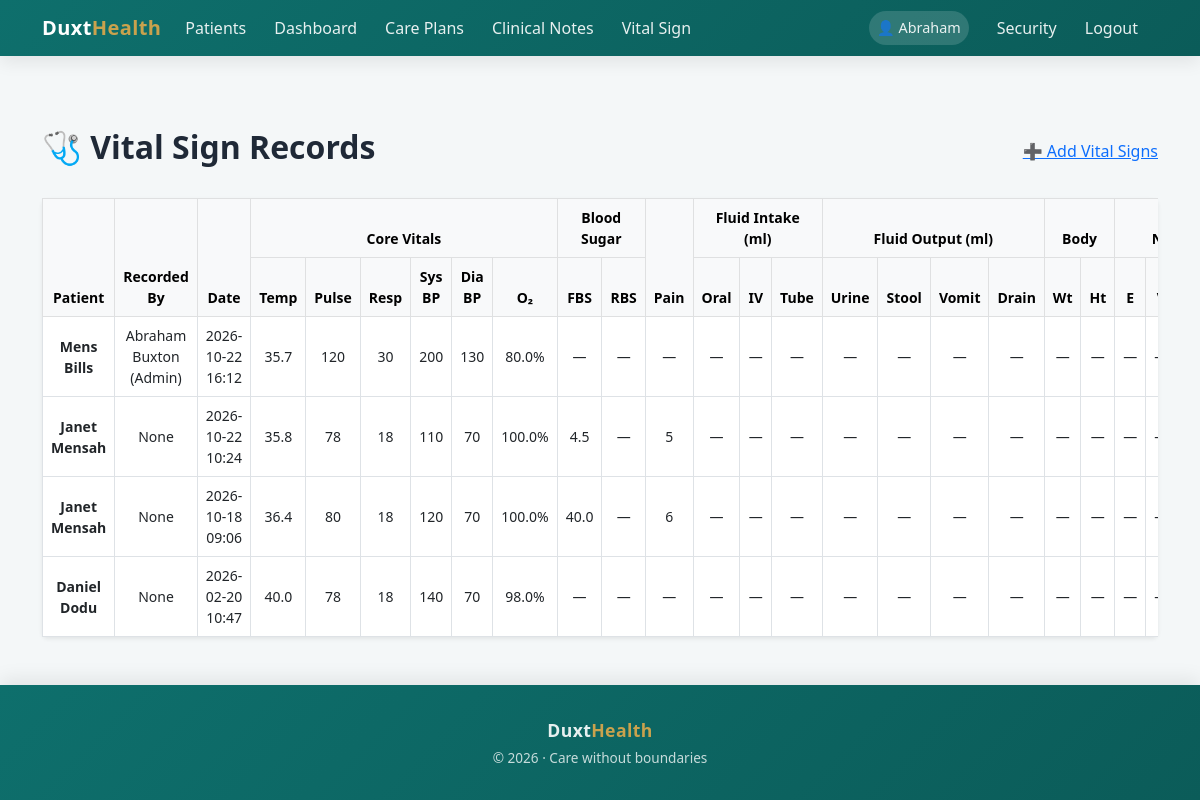
The page /vitalsigns/ (signed in) on the database its author committed.
### homecare/models.py (models this page shows, shortened)
class VitalSignRecord(models.Model):
    patient = models.ForeignKey(
        Patient,
        on_delete=models.CASCADE,
        related_name="vital_signs"
    )
    care_plan = models.ForeignKey(
        CarePlan,
        on_delete=models.SET_NULL,
        null=True,
        blank=True,
        related_name="vital_signs"
    )
    visit = models.ForeignKey(
        VisitSchedule,
        on_delete=models.SET_NULL,
        null=True,
        blank=True,
        related_name="vital_signs"
    )
    recorded_by = models.ForeignKey(
        HealthProfessional,
        on_delete=models.SET_NULL,
        null=True
    )
    recorded_at = models.DateTimeField(auto_now_add=True)
    temperature = models.DecimalField(
        max_digits=4,
        decimal_places=1,
        null=True,
        blank=True,
        validators=[MinValueValidator(30), MaxValueValidator(45)]
    )
    pulse = models.PositiveIntegerField(
        null=True,
        blank=True,
        validators=[MinValueValidator(20), MaxValueValidator(250)]
    )
    respiratory_rate = models.PositiveIntegerField(
        null=True,
        blank=True,
        validators=[MinValueValidator(5), MaxValueValidator(80)]
    )
    blood_pressure_systolic = models.PositiveIntegerField(
        null=True,
        blank=True,
        validators=[MinValueValidator(50), MaxValueValidator(300)]
    )
    blood_pressure_diastolic = models.PositiveIntegerField(
        null=True,
        blank=True,
        validators=[MinValueValidator(30), MaxValueValidator(200)]
    )
    oxygen_saturation = models.DecimalField(
        max_digits=4,
        decimal_places=1,
        null=True,
        blank=True,
        validators=[MinValueValidator(50), MaxValueValidator(100)]
    )
    blood_sugar_fbs = models.DecimalField(
        max_digits=4,       # Allows numbers up to 999.9 (e.g., 585.5)
        decimal_places=1,   # Keeps 1 digit after the decimal point (e.g., 3.5)
        null=True,
        blank=True,
        validators=[
            MinValueValidator(Decimal('0.0')),
            MaxValueValidator(Decimal('600.0'))
        ]
    )
    blood_sugar_rbs = models.DecimalField(
        max_digits=4,
        decimal_places=1,
        null=True,
        blank=True,
        validators=[
            MinValueValidator(Decimal('0.0')),
            MaxValueValidator(Decimal('600.0'))
        ]
    )
    pain_score = models.PositiveIntegerField(
        null=True,
        blank=True,
        validators=[MinValueValidator(0), MaxValueValidator(10)],
        help_text="Pain level on a scale of 0 (no pain) to 10 (worst pain)"
    )
    fluid_intake_oral = models.PositiveIntegerField(null=True, blank=True)
    fluid_intake_iv = models.PositiveIntegerField(null=True, blank=True)
    fluid_intake_tube = models.PositiveIntegerField(null=True, blank=True)
    fluid_output_urine = models.PositiveIntegerField(null=True, blank=True)
    fluid_output_stool = models.PositiveIntegerField(null=True, blank=True)
    fluid_output_vomit = models.PositiveIntegerField(null=True, blank=True)
    fluid_output_drains = models.PositiveIntegerField(null=True, blank=True)
    weight = models.PositiveIntegerField(
        null=True,
        blank=True,
        validators=[MinValueValidator(1)]
    )
    height = models.PositiveIntegerField(
        null=True,
        blank=True,
        validators=[MinValueValidator(30)]
    )
    neuro_gcs_eye = models.PositiveIntegerField(
        null=True,
        blank=True,
        validators=[MinValueValidator(1), MaxValueValidator(4)],
        help_text="Eye response (1-4)"
    )
    neuro_gcs_verbal = models.PositiveIntegerField(
        null=True,
        blank=True,
        validators=[MinValueValidator(1), MaxValueValidator(5)],
        help_text="Verbal response (1-5)"
    )
    neuro_gcs_motor = models.PositiveIntegerField(
        null=True,
        blank=True,
        validators=[MinValueValidator(1), MaxValueValidator(6)],
        help_text="Motor response (1-6)"
    )
    neuro_avpu = models.CharField(
        max_length=10,
        null=True,
        blank=True,
        help_text="Level of consciousness: Alert, Verbal, Pain, Unresponsive"
    )
    class Meta:
        ordering = ["-recorded_at"]

class Patient(models.Model):
    user = models.OneToOneField(
        settings.AUTH_USER_MODEL,
        on_delete=models.CASCADE,
        related_name="patient_profile",
        null=True,
        blank=True,
        help_text="Login account for the patient. Must NOT be a staff account."
    )
    first_name = models.CharField(max_length=100)
    last_name = models.CharField(max_length=100)
    other_name = models.CharField(max_length=100, blank=True, null = True)
    date_of_birth = models.DateField()
    GENDER_CHOICES = [
        ('M', 'Male'),
        ('F', 'Female'),
        ('O', 'Other')
    ]
    gender = models.CharField(max_length=1, choices=GENDER_CHOICES)
    MARITAL_STATUS_CHOICES = [
        ('single', 'Single'),
        ('married', 'Married'),
        ('divorced', 'Divorced'),
        ('widowed', 'Widowed'),
    ]
    contact_phone = models.CharField(max_length=20)
    address = models.TextField()
    nationality = models.CharField(max_length=100, default='Ghana')
    primary_language = models.CharField(max_length=100, blank=True, null = True)
    diagnosis = models.CharField(max_length=1000, null=True, blank=True)
    diagnosis_summary = models.TextField(null=True, blank=True)
    blood_group = models.CharField(max_length=20, blank=True, null = True)
    genotype = models.CharField(max_length=20, blank=True, null = True)
    medical_history = models.TextField(null = True, blank = True)
    patient_code = models.UUIDField(
        default=uuid.uuid4,
        editable=False,
        unique=True
    )
    created_at = models.DateTimeField(default=timezone.now)
    is_active = models.BooleanField(default=True)
    is_flagged = models.BooleanField(default=False)
    admin_notes = models.TextField(blank=True)
    from datetime import date
    def __str__(self):
        return f"{self.first_name} {self.last_name}"

class HealthProfessional(models.Model):
    user = models.OneToOneField(User, on_delete=models.CASCADE)
    ROLE_CHOICES = [
        ('doctor', 'Doctor'),
        ('nurse', 'Nurse'),
        ('caregiver', 'Caregiver'),
        ('admin', 'Admin'),
        ('outreach_0fficer','Outreach_0fficer')
    ]
    role = models.CharField(max_length=20, choices=ROLE_CHOICES)
    registration_number = models.CharField(max_length = 50, null = True, blank = True)
    pin = models.CharField(max_length = 50, null = True, blank = True)
    location = models.TextField(null =True, blank = True)
    address = models.TextField(null =True, blank = True)
    phone = models.CharField(max_length=20)
    created_at = models.DateTimeField(default=timezone.now)
    def __str__(self):
        return f"{self.user.get_full_name()} ({self.get_role_display()})"

### homecare/views.py (the view)
# urls.py: path('vitalsigns/', views.vitalsign_list, name='vitalsign_list'),
@login_required
@role_required(['admin', 'nurse', 'doctor'])
def vitalsign_list(request):
    vitals = _get_queryset_for_user(VitalSignRecord, request.user)
    return render(request, 'homecare/vitalsign_list.html', {'vitals': vitals})

### homecare/views.py (called while the page is built)
def _get_queryset_for_user(model, user):
    hp = getattr(user, 'healthprofessional', None)
    if hp and hp.role in ['nurse', 'doctor']:
        return model.objects.filter(patient__assignments__professional=hp).distinct()
    return model.objects.all()

### homecare/templates/homecare/vitalsign_list.html (shortened to what this page needs)
{% extends "bases.html" %}
{% block content %}
<div class="container mt-5">
  <div class="d-flex justify-content-between align-items-center mb-4">
    <h2 class="fw-bold">🩺 Vital Sign Records</h2>
    <a href="{% url 'homecare:vitalsign_create' %}" class="btn-duxt">
      ➕ Add Vital Signs
    </a>
  </div>
  <div class="card shadow-sm border-0">
    <div class="table-responsive">
      <table class="table table-bordered table-hover align-middle mb-0 small">
        <thead class="table-light text-center">
          <tr>
            <th rowspan="2">Patient</th>
            <th rowspan="2">Recorded By</th>
            <th rowspan="2">Date</th>
            <th colspan="6">Core Vitals</th>
            <th colspan="2">Blood Sugar</th>
            <th rowspan="2">Pain</th>
            <th colspan="3">Fluid Intake (ml)</th>
            <th colspan="4">Fluid Output (ml)</th>
            <th colspan="2">Body</th>
            <th colspan="4">Neurology</th>
          </tr>
          <tr>
            <th>Temp</th>
            <th>Pulse</th>
            <th>Resp</th>
            <th>Sys BP</th>
            <th>Dia BP</th>
            <th>O₂</th>
            <th>FBS</th>
            <th>RBS</th>
            <th>Oral</th>
            <th>IV</th>
            <th>Tube</th>
            <th>Urine</th>
            <th>Stool</th>
            <th>Vomit</th>
            <th>Drain</th>
            <th>Wt</th>
            <th>Ht</th>
            <th>E</th>
            <th>V</th>
          </tr>
        </thead>
        <tbody>
          {% for vital in vitals %}
          <tr class="text-center">
            <td class="fw-semibold">{{ vital.patient }}</td>
            <td>{{ vital.recorded_by }}</td>
            <td>{{ vital.recorded_at|date:"Y-m-d H:i" }}</td>
            <td>{{ vital.temperature|default:"—" }}</td>
            <td>{{ vital.pulse|default:"—" }}</td>
            <td>{{ vital.respiratory_rate|default:"—" }}</td>
            <td>{{ vital.blood_pressure_systolic|default:"—" }}</td>
            <td>{{ vital.blood_pressure_diastolic|default:"—" }}</td>
            <td>{{ vital.oxygen_saturation|default:"—" }}%</td>
            <td>{{ vital.blood_sugar_fbs|default:"—" }}</td>
            <td>{{ vital.blood_sugar_rbs|default:"—" }}</td>
            <td>{{ vital.pain_score|default:"—" }}</td>
            <td>{{ vital.fluid_intake_oral|default:"—" }}</td>
            <td>{{ vital.fluid_intake_iv|default:"—" }}</td>
            <td>{{ vital.fluid_intake_tube|default:"—" }}</td>
            <td>{{ vital.fluid_output_urine|default:"—" }}</td>
            <td>{{ vital.fluid_output_stool|default:"—" }}</td>
            <td>{{ vital.fluid_output_vomit|default:"—" }}</td>
            <td>{{ vital.fluid_output_drains|default:"—" }}</td>
            <td>{{ vital.weight|default:"—" }}</td>
            <td>{{ vital.height|default:"—" }}</td>
            <td>{{ vital.neuro_gcs_eye|default:"—" }}</td>
            <td>{{ vital.neuro_gcs_verbal|default:"—" }}</td>
          </tr>
          {% empty %}
          <tr>
            <td colspan="25" class="text-center text-muted py-4">
              No vital sign records found.
            </td>
          </tr>
          {% endfor %}
        </tbody>
      </table>
    </div>
  </div>
</div>
{% endblock %}

### templates/bases.html (shortened to what this page needs)
<!DOCTYPE html>
<html lang="en">
<head>
  <link href="https://cdn.jsdelivr.net/npm/bootstrap@5.3.0/dist/css/bootstrap.min.css" rel="stylesheet" />
</head>
<body>
<nav class="navbar navbar-expand-lg navbar-dark">
  <div class="container">
    <a class="navbar-brand" href="{% url 'homecare:home' %}">
      Duxt<span>Health</span>
    </a>
    <div class="collapse navbar-collapse" id="navbarNav">
      <ul class="navbar-nav">
        <li class="nav-item">
          <a class="nav-link" href="{% url 'homecare:patient_list' %}">Patients</a>
        </li>
        <li class="nav-item">
          <a class="nav-link" href="{% url 'homecare:homecare_home' %}">Dashboard</a>
        </li>
        <li class="nav-item">
          <a class="nav-link" href="{% url 'homecare:careplan_list' %}">Care Plans</a>
        </li>
        <li class="nav-item">
          <a class="nav-link" href="{% url 'homecare:doctornote_list' %}">Clinical Notes</a>
        </li>
        <li class="nav-item">
          <a class="nav-link" href="{% url 'homecare:vitalsign_list' %}">Vital Sign</a>
        </li>
      </ul>
      <ul class="navbar-nav ms-auto align-items-lg-center">
        {% if user.is_authenticated %}
          <li class="nav-item me-2">
            <span class="nav-link user-badge">👤 {{ user.first_name|capfirst }}</span>
          </li>
          <li class="nav-item">
            <a class="nav-link" href="{% url 'password_change' %}">Security</a>
          </li>
          <li class="nav-item">
            <a class="nav-link" href="{% url 'logout' %}">Logout</a>
          </li>
        {% endif %}
      </ul>
    </div>
  </div>
</nav>
<main class="container my-4">
  {% block content %}{% endblock %}
</main>
<footer class="footer text-center">
  <div class="container">
    <p class="mb-1 footer-brand">
      Duxt<span>Health</span>
    </p>
    <p class="footer-tagline mb-0">
      © 2026 · Care without boundaries
    </p>
  </div>
</footer>
</body>
</html>

### templates/bases.html (style rules this page uses)
:root { --duxt-primary: #0E6F6C; --duxt-secondary: #7ED6C2; --duxt-gold: #C9A24D; --duxt-dark: #1F2937; --duxt-bg: #f4f7f8; --duxt-gradient: linear-gradient(135deg, #0E6F6C, #0b5c59); }
body { font-family: "Segoe UI", system-ui, -apple-system, BlinkMacSystemFont, sans-serif; background-color: var(--duxt-bg); color: var(--duxt-dark); min-height: 100vh; display: flex; flex-direction: column; }
.navbar { background: var(--duxt-gradient); box-shadow: 0 6px 18px rgba(0,0,0,.08); }
.navbar-brand { font-weight: 700; font-size: 1.25rem; letter-spacing: 0.4px; }
.navbar-brand span { color: var(--duxt-gold); }
.nav-link { color: rgba(255,255,255,.9) !important; font-weight: 500; margin-right: 12px; transition: color .2s ease; }
.user-badge { background: rgba(255,255,255,.15); padding: 6px 14px; border-radius: 20px; font-size: 0.9rem; }
main.container { max-width: 1200px; flex: 1; }
footer.footer { background: var(--duxt-gradient); color: rgba(255,255,255,.9); padding: 2rem 0; box-shadow: 0 -6px 18px rgba(0,0,0,.08); }
.footer-brand { font-weight: 700; font-size: 1.1rem; letter-spacing: 0.4px; }
.footer-brand span { color: var(--duxt-gold); }
.footer-tagline { font-size: 0.85rem; opacity: 0.85; }

### rows shown on the page
VitalSignRecord: patient "Mens Bills", recorded_by "Abraham Buxton (Admin)", recorded_at "2026-10-22 16:12", temperature "35.7", pulse "120", respiratory_rate "30", blood_pressure_systolic "200", blood_pressure_diastolic "130", oxygen_saturation "80.0", blood_sugar_fbs "—", blood_sugar_rbs "—", pain_score "—", fluid_intake_oral "—", fluid_intake_iv "—", fluid_intake_tube "—", fluid_output_urine "—", fluid_output_stool "—", fluid_output_vomit "—", fluid_output_drains "—", weight "—", height "—", neuro_gcs_eye "—"
VitalSignRecord: patient "Janet Mensah", recorded_by "None", recorded_at "2026-10-22 10:24", temperature "35.8", pulse "78", respiratory_rate "18", blood_pressure_systolic "110", blood_pressure_diastolic "70", oxygen_saturation "100.0", blood_sugar_fbs "4.5", blood_sugar_rbs "—", pain_score "5", fluid_intake_oral "—", fluid_intake_iv "—", fluid_intake_tube "—", fluid_output_urine "—", fluid_output_stool "—", fluid_output_vomit "—", fluid_output_drains "—", weight "—", height "—", neuro_gcs_eye "—"
VitalSignRecord: patient "Janet Mensah", recorded_by "None", recorded_at "2026-10-18 09:06", temperature "36.4", pulse "80", respiratory_rate "18", blood_pressure_systolic "120", blood_pressure_diastolic "70", oxygen_saturation "100.0", blood_sugar_fbs "40.0", blood_sugar_rbs "—", pain_score "6", fluid_intake_oral "—", fluid_intake_iv "—", fluid_intake_tube "—", fluid_output_urine "—", fluid_output_stool "—", fluid_output_vomit "—", fluid_output_drains "—", weight "—", height "—", neuro_gcs_eye "—"
VitalSignRecord: patient "Daniel Dodu", recorded_by "None", recorded_at "2026-02-20 10:47", temperature "40.0", pulse "78", respiratory_rate "18", blood_pressure_systolic "140", blood_pressure_diastolic "70", oxygen_saturation "98.0", blood_sugar_fbs "—", blood_sugar_rbs "—", pain_score "—", fluid_intake_oral "—", fluid_intake_iv "—", fluid_intake_tube "—", fluid_output_urine "—", fluid_output_stool "—", fluid_output_vomit "—", fluid_output_drains "—", weight "—", height "—", neuro_gcs_eye "—"

### other values the page prints
{{ user.first_name|capfirst }} "Abraham"
